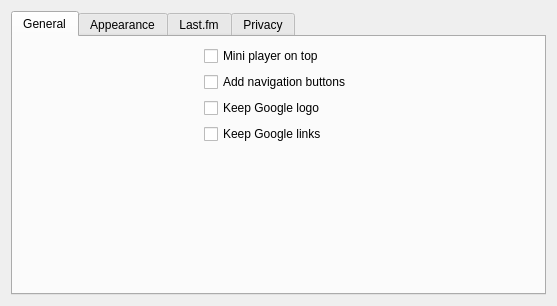
<?xml version="1.0" encoding="UTF-8"?>
<ui version="4.0">
 <class>Settings</class>
 <widget class="QDialog" name="Settings">
  <property name="geometry">
   <rect>
    <x>0</x>
    <y>0</y>
    <width>557</width>
    <height>306</height>
   </rect>
  </property>
  <property name="windowTitle">
   <string>GDeskTunes Settings</string>
  </property>
  <property name="layoutDirection">
   <enum>Qt::LeftToRight</enum>
  </property>
  <property name="sizeGripEnabled">
   <bool>false</bool>
  </property>
  <layout class="QVBoxLayout" name="verticalLayout">
   <item>
    <widget class="QTabWidget" name="tabWidget">
     <property name="contextMenuPolicy">
      <enum>Qt::NoContextMenu</enum>
     </property>
     <property name="layoutDirection">
      <enum>Qt::LeftToRight</enum>
     </property>
     <property name="tabPosition">
      <enum>QTabWidget::North</enum>
     </property>
     <property name="tabShape">
      <enum>QTabWidget::Rounded</enum>
     </property>
     <property name="currentIndex">
      <number>0</number>
     </property>
     <property name="iconSize">
      <size>
       <width>32</width>
       <height>32</height>
      </size>
     </property>
     <property name="usesScrollButtons">
      <bool>false</bool>
     </property>
     <property name="tabsClosable">
      <bool>false</bool>
     </property>
     <widget class="QWidget" name="general_tab">
      <attribute name="icon">
       <iconset resource="../gdesktunes.qrc">
        <normaloff>:/icons/32x32/preferences-other.png</normaloff>:/icons/32x32/preferences-other.png</iconset>
      </attribute>
      <attribute name="title">
       <string>General</string>
      </attribute>
      <layout class="QFormLayout" name="formLayout">
       <property name="labelAlignment">
        <set>Qt::AlignLeading|Qt::AlignLeft|Qt::AlignVCenter</set>
       </property>
       <property name="formAlignment">
        <set>Qt::AlignHCenter|Qt::AlignTop</set>
       </property>
       <item row="0" column="0">
        <widget class="QCheckBox" name="mini_on_top">
         <property name="layoutDirection">
          <enum>Qt::LeftToRight</enum>
         </property>
         <property name="text">
          <string>Mini player on top</string>
         </property>
        </widget>
       </item>
       <item row="2" column="0">
        <widget class="QCheckBox" name="logo">
         <property name="text">
          <string>Keep Google logo</string>
         </property>
        </widget>
       </item>
       <item row="1" column="0">
        <widget class="QCheckBox" name="navigation_buttons">
         <property name="text">
          <string>Add navigation buttons</string>
         </property>
        </widget>
       </item>
       <item row="3" column="0">
        <widget class="QCheckBox" name="links">
         <property name="text">
          <string>Keep Google links</string>
         </property>
        </widget>
       </item>
      </layout>
     </widget>
     <widget class="QWidget" name="appearance_tab">
      <attribute name="icon">
       <iconset resource="../gdesktunes.qrc">
        <normaloff>:/icons/32x32/preferences-desktop-color.png</normaloff>:/icons/32x32/preferences-desktop-color.png</iconset>
      </attribute>
      <attribute name="title">
       <string>Appearance</string>
      </attribute>
      <layout class="QFormLayout" name="formLayout_2">
       <property name="fieldGrowthPolicy">
        <enum>QFormLayout::FieldsStayAtSizeHint</enum>
       </property>
       <property name="labelAlignment">
        <set>Qt::AlignRight|Qt::AlignTrailing|Qt::AlignVCenter</set>
       </property>
       <item row="0" column="0">
        <widget class="QCheckBox" name="customize">
         <property name="text">
          <string>Customize GDeskTunes</string>
         </property>
        </widget>
       </item>
       <item row="3" column="0" colspan="2">
        <widget class="QLabel" name="customize_info">
         <property name="styleSheet">
          <string notr="true">QLabel { color: gray }</string>
         </property>
         <property name="text">
          <string>GDeskTunes uses the stylesheets in the userstyles directory to change the appearance of the Google Play Music™ website. You can switch to another style with this selection box.</string>
         </property>
         <property name="alignment">
          <set>Qt::AlignRight|Qt::AlignTrailing|Qt::AlignVCenter</set>
         </property>
         <property name="wordWrap">
          <bool>true</bool>
         </property>
        </widget>
       </item>
       <item row="1" column="0">
        <widget class="QLabel" name="style_label">
         <property name="layoutDirection">
          <enum>Qt::LeftToRight</enum>
         </property>
         <property name="text">
          <string>Style</string>
         </property>
        </widget>
       </item>
       <item row="1" column="1">
        <widget class="QComboBox" name="style_combo"/>
       </item>
       <item row="4" column="0">
        <widget class="QLabel" name="mini_style_label">
         <property name="text">
          <string>Mini player style</string>
         </property>
        </widget>
       </item>
       <item row="4" column="1">
        <widget class="QComboBox" name="mini_style_combo"/>
       </item>
      </layout>
     </widget>
     <widget class="QWidget" name="lastfm_tab">
      <attribute name="icon">
       <iconset resource="../gdesktunes.qrc">
        <normaloff>:/icons/32x32/lastfm.png</normaloff>:/icons/32x32/lastfm.png</iconset>
      </attribute>
      <attribute name="title">
       <string>Last.fm</string>
      </attribute>
      <layout class="QGridLayout" name="gridLayout">
       <item row="1" column="1">
        <widget class="QCheckBox" name="auto_love">
         <property name="text">
          <string>Automatically love &quot;thumbs up&quot; tracks</string>
         </property>
        </widget>
       </item>
       <item row="5" column="0">
        <widget class="QLabel" name="lastfm_password">
         <property name="text">
          <string>Password:</string>
         </property>
         <property name="alignment">
          <set>Qt::AlignRight|Qt::AlignTrailing|Qt::AlignVCenter</set>
         </property>
        </widget>
       </item>
       <item row="2" column="0" colspan="2">
        <widget class="Line" name="line">
         <property name="orientation">
          <enum>Qt::Horizontal</enum>
         </property>
        </widget>
       </item>
       <item row="5" column="1">
        <widget class="QLineEdit" name="last_fm_password_text">
         <property name="echoMode">
          <enum>QLineEdit::Password</enum>
         </property>
        </widget>
       </item>
       <item row="4" column="0">
        <widget class="QLabel" name="lastfm_username">
         <property name="text">
          <string>Username:</string>
         </property>
         <property name="alignment">
          <set>Qt::AlignRight|Qt::AlignTrailing|Qt::AlignVCenter</set>
         </property>
        </widget>
       </item>
       <item row="0" column="0">
        <widget class="QLabel" name="scrobbling_label">
         <property name="layoutDirection">
          <enum>Qt::LeftToRight</enum>
         </property>
         <property name="text">
          <string>Scrobbling:</string>
         </property>
         <property name="alignment">
          <set>Qt::AlignRight|Qt::AlignTrailing|Qt::AlignVCenter</set>
         </property>
        </widget>
       </item>
       <item row="4" column="1">
        <widget class="QLineEdit" name="last_fm_user_name_text"/>
       </item>
       <item row="6" column="1">
        <widget class="QPushButton" name="authorize">
         <property name="text">
          <string>Authorize</string>
         </property>
        </widget>
       </item>
       <item row="7" column="0" colspan="2">
        <spacer name="verticalSpacer">
         <property name="orientation">
          <enum>Qt::Vertical</enum>
         </property>
         <property name="sizeHint" stdset="0">
          <size>
           <width>20</width>
           <height>40</height>
          </size>
         </property>
        </spacer>
       </item>
       <item row="0" column="1">
        <widget class="QCheckBox" name="scrobble">
         <property name="text">
          <string>Scrobble songs to Last.fm</string>
         </property>
        </widget>
       </item>
      </layout>
     </widget>
     <widget class="QWidget" name="privacy_tab">
      <attribute name="icon">
       <iconset resource="../gdesktunes.qrc">
        <normaloff>:/icons/32x32/preferences-desktop-user-password.png</normaloff>:/icons/32x32/preferences-desktop-user-password.png</iconset>
      </attribute>
      <attribute name="title">
       <string>Privacy</string>
      </attribute>
      <layout class="QFormLayout" name="formLayout_3">
       <item row="1" column="0">
        <widget class="QCheckBox" name="cookies">
         <property name="text">
          <string>Don't save GDeskTunes cookies</string>
         </property>
        </widget>
       </item>
       <item row="3" column="0">
        <widget class="QPushButton" name="clear">
         <property name="text">
          <string>Remove all stored cookies</string>
         </property>
        </widget>
       </item>
       <item row="2" column="0" colspan="2">
        <widget class="QLabel" name="cookies_info">
         <property name="styleSheet">
          <string notr="true">QLabel { color: gray }</string>
         </property>
         <property name="text">
          <string>Enabling this preference will require you to log in every time you open GDeskTunes.</string>
         </property>
         <property name="alignment">
          <set>Qt::AlignRight|Qt::AlignTrailing|Qt::AlignVCenter</set>
         </property>
         <property name="wordWrap">
          <bool>true</bool>
         </property>
        </widget>
       </item>
       <item row="4" column="0" colspan="2">
        <widget class="QLabel" name="clear_info">
         <property name="styleSheet">
          <string notr="true">QLabel { color: gray }</string>
         </property>
         <property name="text">
          <string>This will clear all cookies stored by GDeskTunes and force a log in.</string>
         </property>
         <property name="alignment">
          <set>Qt::AlignRight|Qt::AlignTrailing|Qt::AlignVCenter</set>
         </property>
         <property name="wordWrap">
          <bool>true</bool>
         </property>
        </widget>
       </item>
      </layout>
     </widget>
    </widget>
   </item>
  </layout>
 </widget>
 <tabstops>
  <tabstop>last_fm_user_name_text</tabstop>
  <tabstop>last_fm_password_text</tabstop>
  <tabstop>authorize</tabstop>
  <tabstop>scrobble</tabstop>
  <tabstop>auto_love</tabstop>
  <tabstop>tabWidget</tabstop>
  <tabstop>customize</tabstop>
  <tabstop>clear</tabstop>
  <tabstop>style_combo</tabstop>
  <tabstop>cookies</tabstop>
  <tabstop>mini_style_combo</tabstop>
  <tabstop>mini_on_top</tabstop>
 </tabstops>
 <resources>
  <include location="../gdesktunes.qrc"/>
 </resources>
 <connections>
  <connection>
   <sender>cookies</sender>
   <signal>toggled(bool)</signal>
   <receiver>Settings</receiver>
   <slot>doNotSaveCookies(bool)</slot>
   <hints>
    <hint type="sourcelabel">
     <x>43</x>
     <y>66</y>
    </hint>
    <hint type="destinationlabel">
     <x>482</x>
     <y>75</y>
    </hint>
   </hints>
  </connection>
  <connection>
   <sender>mini_on_top</sender>
   <signal>toggled(bool)</signal>
   <receiver>Settings</receiver>
   <slot>miniPlayerOnTop(bool)</slot>
   <hints>
    <hint type="sourcelabel">
     <x>224</x>
     <y>61</y>
    </hint>
    <hint type="destinationlabel">
     <x>92</x>
     <y>97</y>
    </hint>
   </hints>
  </connection>
  <connection>
   <sender>mini_style_combo</sender>
   <signal>currentIndexChanged(QString)</signal>
   <receiver>Settings</receiver>
   <slot>miniStyle(QString)</slot>
   <hints>
    <hint type="sourcelabel">
     <x>258</x>
     <y>176</y>
    </hint>
    <hint type="destinationlabel">
     <x>482</x>
     <y>215</y>
    </hint>
   </hints>
  </connection>
  <connection>
   <sender>customize</sender>
   <signal>toggled(bool)</signal>
   <receiver>Settings</receiver>
   <slot>customize(bool)</slot>
   <hints>
    <hint type="sourcelabel">
     <x>43</x>
     <y>57</y>
    </hint>
    <hint type="destinationlabel">
     <x>0</x>
     <y>58</y>
    </hint>
   </hints>
  </connection>
  <connection>
   <sender>clear</sender>
   <signal>clicked()</signal>
   <receiver>Settings</receiver>
   <slot>clearCookies()</slot>
   <hints>
    <hint type="sourcelabel">
     <x>60</x>
     <y>139</y>
    </hint>
    <hint type="destinationlabel">
     <x>208</x>
     <y>268</y>
    </hint>
   </hints>
  </connection>
  <connection>
   <sender>style_combo</sender>
   <signal>currentIndexChanged(QString)</signal>
   <receiver>Settings</receiver>
   <slot>style(QString)</slot>
   <hints>
    <hint type="sourcelabel">
     <x>258</x>
     <y>80</y>
    </hint>
    <hint type="destinationlabel">
     <x>339</x>
     <y>23</y>
    </hint>
   </hints>
  </connection>
  <connection>
   <sender>authorize</sender>
   <signal>clicked()</signal>
   <receiver>Settings</receiver>
   <slot>authorize()</slot>
   <hints>
    <hint type="sourcelabel">
     <x>342</x>
     <y>199</y>
    </hint>
    <hint type="destinationlabel">
     <x>344</x>
     <y>328</y>
    </hint>
   </hints>
  </connection>
 </connections>
 <slots>
  <signal>on_scrobble_checked(bool)</signal>
  <slot>miniPlayerOnTop(bool)</slot>
  <slot>style(QString)</slot>
  <slot>clearCookies()</slot>
  <slot>doNotSaveCookies(bool)</slot>
  <slot>customize(bool)</slot>
  <slot>miniStyle(QString)</slot>
  <slot>authorize()</slot>
 </slots>
</ui>
